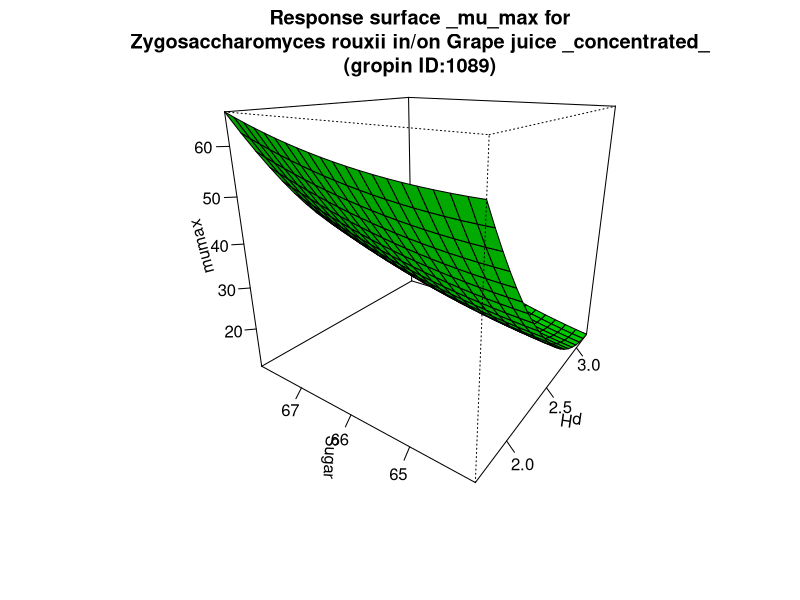

This chart was generated by the following R code:
#############################
# start of Parameter script
#############################
pH <- seq(1.6983016983017,3.2032,length.out=21)
Sugar <- seq(64.064,67.9320679320679,length.out=21)
#############################
# end of Parameter script
#############################
############################# 
# start of Model script Gropin ID 1089 
#############################
 
# constant coefficients for this model
 
variables <- data.frame(pH,Sugar)
argumentsPar <- unique.data.frame(expand.grid(variables))
 
# heart of the model
response_surface <- function(pH,Sugar) {
   mumax <-2849.592-79.148*Sugar+0.596*(Sugar^2)-232.069*pH+20.771*(pH^2)+1.537*Sugar*pH

	return(mumax=mumax)
} 

# output parameters
responseSurface <- cbind(argumentsPar,response_surface(argumentsPar['pH'],argumentsPar['Sugar']))
colnames(responseSurface) <- c(colnames(argumentsPar),'mumax')
#############################
# End of Model script
#############################
############################# 
# start of Visualisation script Gropin ID 1089 
#############################
titleText <-'Response surface _mu_max for
Zygosaccharomyces rouxii in/on Grape juice _concentrated_
(gropin ID:1089)'
persp(pH,Sugar,matrix(unlist(responseSurface$'mumax'),nrow=21),col = 'green',xlab='pH',ylab='Sugar',zlab='mumax',main=titleText,theta=305,phi=20,shade=0.25,ticktype = 'detailed')
#############################
# End of Visualisation script
#############################
